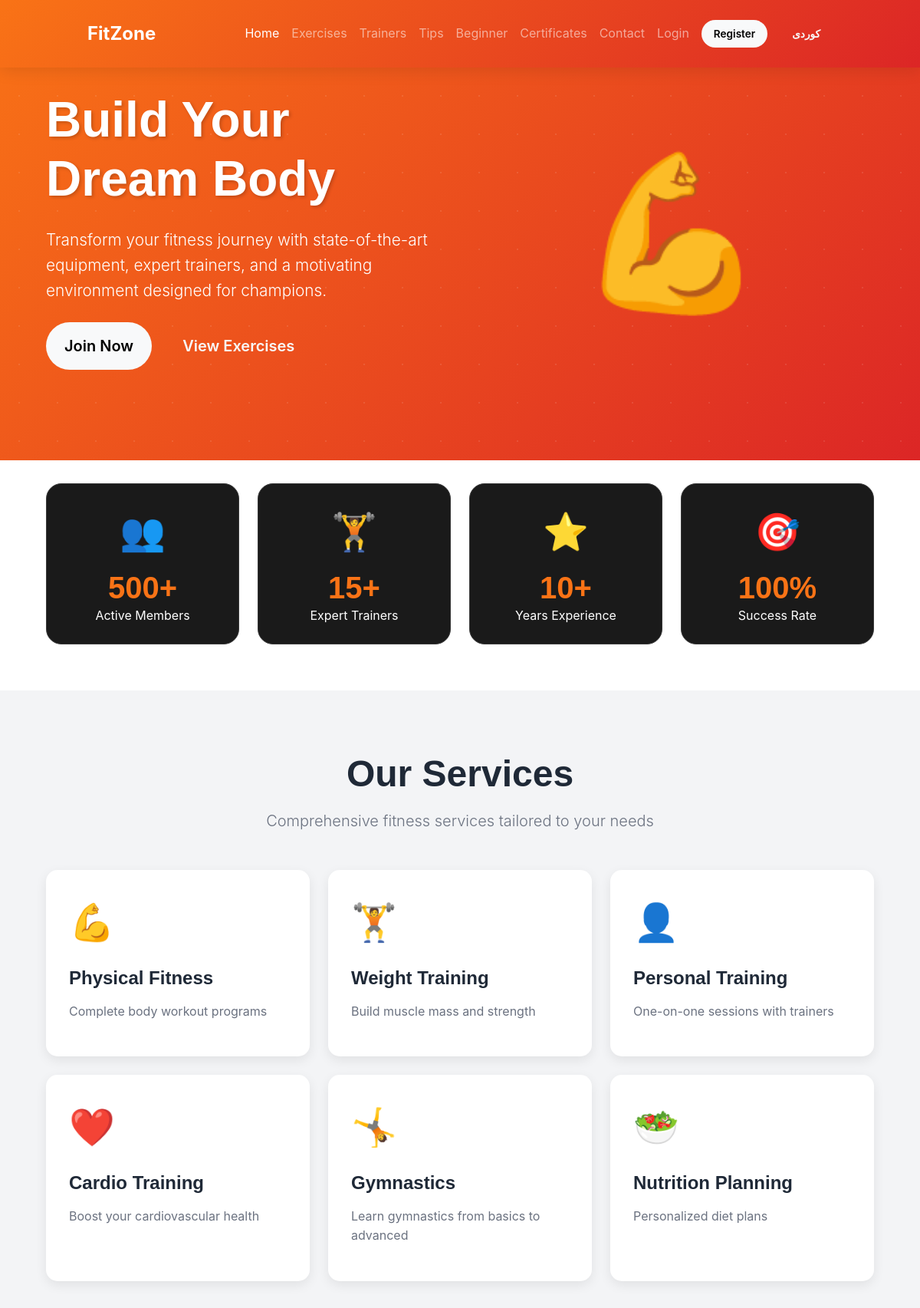
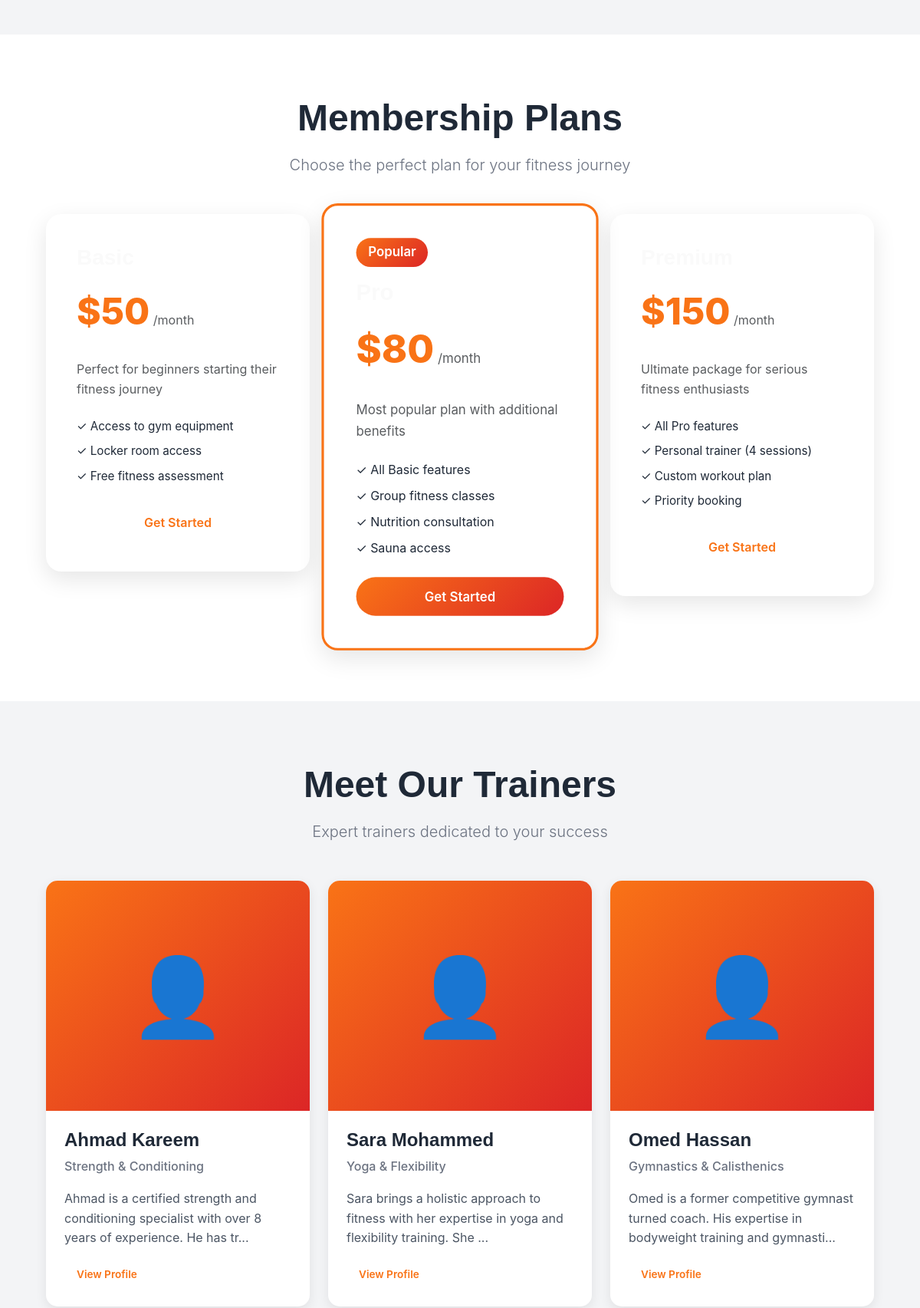
The page / (upper part) on the database its author committed (2 pictures, top to bottom).
### tables this page shows
CREATE TABLE `settings` (
    `id` INT PRIMARY KEY AUTO_INCREMENT,
    `setting_key` VARCHAR(100) NOT NULL UNIQUE,
    `setting_value` TEXT,
    `setting_value_ku` TEXT,
    `setting_type` ENUM('text', 'textarea', 'number', 'boolean', 'json', 'image', 'color') DEFAULT 'text',
    `category` VARCHAR(50) DEFAULT 'general',
    `label` VARCHAR(100),
    `label_ku` VARCHAR(100),
    `description` VARCHAR(255),
    `sort_order` INT DEFAULT 0,
    `updated_at` TIMESTAMP DEFAULT CURRENT_TIMESTAMP ON UPDATE CURRENT_TIMESTAMP
);

CREATE TABLE `services` (
    `id` INT PRIMARY KEY AUTO_INCREMENT,
    `name` VARCHAR(100) NOT NULL,
    `name_ku` VARCHAR(100),
    `description` TEXT,
    `description_ku` TEXT,
    `short_description` VARCHAR(255),
    `short_description_ku` VARCHAR(255),
    `icon` VARCHAR(50),
    `image` VARCHAR(255),
    `is_featured` TINYINT(1) DEFAULT 0,
    `sort_order` INT DEFAULT 0,
    `is_active` TINYINT(1) DEFAULT 1,
    `created_at` TIMESTAMP DEFAULT CURRENT_TIMESTAMP,
    `updated_at` TIMESTAMP DEFAULT CURRENT_TIMESTAMP ON UPDATE CURRENT_TIMESTAMP
);

CREATE TABLE `plans` (
    `id` INT PRIMARY KEY AUTO_INCREMENT,
    `name` VARCHAR(100) NOT NULL,
    `name_ku` VARCHAR(100),
    `description` TEXT,
    `description_ku` TEXT,
    `duration_days` INT NOT NULL DEFAULT 30,
    `price` DECIMAL(10,2) NOT NULL,
    `currency` VARCHAR(10) DEFAULT 'USD',
    `features` JSON,
    `features_ku` JSON,
    `is_popular` TINYINT(1) DEFAULT 0,
    `sort_order` INT DEFAULT 0,
    `is_active` TINYINT(1) DEFAULT 1,
    `created_at` TIMESTAMP DEFAULT CURRENT_TIMESTAMP,
    `updated_at` TIMESTAMP DEFAULT CURRENT_TIMESTAMP ON UPDATE CURRENT_TIMESTAMP
);

CREATE TABLE `trainers` (
    `id` INT PRIMARY KEY AUTO_INCREMENT,
    `first_name` VARCHAR(50) NOT NULL,
    `first_name_ku` VARCHAR(50),
    `last_name` VARCHAR(50) NOT NULL,
    `last_name_ku` VARCHAR(50),
    `email` VARCHAR(100),
    `phone` VARCHAR(20) NOT NULL,
    `specialization` VARCHAR(200),
    `specialization_ku` VARCHAR(200),
    `bio` TEXT,
    `bio_ku` TEXT,
    `experience_years` INT DEFAULT 0,
    `certifications` TEXT,
    `certifications_ku` TEXT,
    `avatar` VARCHAR(255) DEFAULT 'default-trainer.png',
    `cover_image` VARCHAR(255),
    `social_instagram` VARCHAR(100),
    `social_facebook` VARCHAR(100),
    `social_youtube` VARCHAR(100),
    `is_active` TINYINT(1) DEFAULT 1,
    `sort_order` INT DEFAULT 0,
    `created_at` TIMESTAMP DEFAULT CURRENT_TIMESTAMP,
    `updated_at` TIMESTAMP DEFAULT CURRENT_TIMESTAMP ON UPDATE CURRENT_TIMESTAMP
);

### index.php (the view, shortened to what the rows shown need)
<?php
require_once 'includes/config.php';
require_once 'includes/functions.php';
$services = fetchAll("SELECT * FROM services WHERE is_active = 1 ORDER BY sort_order LIMIT 6");
$plans = fetchAll("SELECT * FROM plans WHERE is_active = 1 ORDER BY sort_order");
$trainers = fetchAll("SELECT * FROM trainers WHERE is_active = 1 ORDER BY sort_order LIMIT 3");
include 'includes/header.php';
?>
<section class="hero-section" style="background: linear-gradient(135deg, #f97316 0%, #dc2626 100%); padding: 100px 0; position: relative; overflow: hidden;">
    <div class="container" style="position: relative; z-index: 1;">
        <div class="row align-items-center">
            <div class="col-lg-6 text-white" data-aos="fade-right">
                <h1 class="display-3 fw-bold mb-4" style="text-shadow: 2px 2px 4px rgba(0,0,0,0.2);">
                    <?= e(getSetting('hero_title', $lang)) ?>
                </h1>
                <p class="lead mb-4" style="font-size: 1.3rem;">
                    <?= e(getSetting('hero_description', $lang)) ?>
                </p>
                <div class="d-flex gap-3">
                    <a href="<?= SITE_URL ?>/register.php" class="btn btn-light btn-lg px-4 py-3">
                    </a>
                    <a href="<?= SITE_URL ?>/games.php" class="btn btn-outline-light btn-lg px-4 py-3">
                    </a>
                </div>
            </div>
        </div>
    </div>
</section>
<section class="stats-section" style="background: white; padding: 60px 0; margin-top: -30px; box-shadow: 0 -10px 30px rgba(0,0,0,0.1);">
    <div class="container">
        <div class="row g-4 text-center">
            <div class="col-lg-3 col-md-6">
                <div class="stat-card p-4">
                    <div style="font-size: 3rem; margin-bottom: 10px;">👥</div>
                    <h3 class="fw-bold mb-0" style="color: #f97316; font-size: 2.5rem;"><?= e(getSetting('stat_members')) ?>+</h3>
                    <p class="mb-0" style="color: white;"><?= __('Active Members', 'ئەندامی چالاک') ?></p>
                </div>
            </div>
            <div class="col-lg-3 col-md-6">
                <div class="stat-card p-4">
                    <div style="font-size: 3rem; margin-bottom: 10px;">🏋️</div>
                    <h3 class="fw-bold mb-0" style="color: #f97316; font-size: 2.5rem;"><?= e(getSetting('stat_trainers')) ?>+</h3>
                    <p class="mb-0" style="color: white;"><?= __('Expert Trainers', 'ڕاهێنەری شارەزا') ?></p>
                </div>
            </div>
            <div class="col-lg-3 col-md-6">
                <div class="stat-card p-4">
                    <div style="font-size: 3rem; margin-bottom: 10px;">⭐</div>
                    <h3 class="fw-bold mb-0" style="color: #f97316; font-size: 2.5rem;"><?= e(getSetting('stat_experience')) ?>+</h3>
                    <p class="mb-0" style="color: white;"><?= __('Years Experience', 'ساڵ ئەزموون') ?></p>
                </div>
            </div>
        </div>
    </div>
</section>
<section class="services-section" style="padding: 80px 0; background: #f3f4f6;">
    <div class="container">
        <div class="text-center mb-5">
            <h2 class="display-5 fw-bold mb-3" style="color: #1f2937;"><?= __('Our Services', 'خزمەتگوزاریەکانمان') ?></h2>
        </div>
        <div class="row g-4">
            <?php foreach ($services as $service): ?>
                <div class="col-lg-4 col-md-6">
                    <div class="service-card" style="background: #ffffff; border-radius: 15px; padding: 30px; box-shadow: 0 5px 15px rgba(0,0,0,0.08); transition: transform 0.3s, box-shadow 0.3s; height: 100%;">
                        <div style="font-size: 3rem; margin-bottom: 20px;"><?= e($service['icon'] ?? '🏃') ?></div>
                        <h4 class="fw-bold mb-3" style="color: #1f2937;"><?= e(getLocalized($service, 'name')) ?></h4>
                        <p style="color: #6b7280;"><?= e(getLocalized($service, 'short_description')) ?></p>
                    </div>
                </div>
            <?php endforeach; ?>
        </div>
    </div>
</section>
<section class="plans-section" style="padding: 80px 0; background: #ffffff;">
    <div class="container">
        <div class="text-center mb-5">
            <h2 class="display-5 fw-bold mb-3" style="color: #1f2937;"><?= __('Membership Plans', 'پلانەکانی ئەندامێتی') ?></h2>
        </div>
        <div class="row g-4 justify-content-center">
            <?php foreach ($plans as $plan): ?>
                <div class="col-lg-4 col-md-6">
                    <div class="plan-card" style="background: white; border-radius: 20px; padding: 40px; box-shadow: 0 10px 30px rgba(0,0,0,0.1); <?= $plan['is_popular'] ? 'border: 3px solid #f97316; transform: scale(1.05);' : '' ?>">
                        <?php if ($plan['is_popular']): ?>
                            <div style="background: linear-gradient(135deg, #f97316, #dc2626); color: white; padding: 5px 15px; border-radius: 20px; display: inline-block; margin-bottom: 15px; font-weight: 600;">
                                <?= __('Popular', 'بەناوبانگ') ?>
                            </div>
                        <?php endif; ?>
                        <h3 class="fw-bold mb-3"><?= e(getLocalized($plan, 'name')) ?></h3>
                        <div class="mb-4">
                            <span style="font-size: 3rem; font-weight: 800; color: #f97316;">$<?= number_format($plan['price'], 0) ?></span>
                            <span class="text-muted">/<?= __('month', 'مانگ') ?></span>
                        </div>
                        <p class="text-muted mb-4"><?= e(getLocalized($plan, 'description')) ?></p>
                        <?php
                        $features = json_decode($plan['features'], true);
                        $featuresKu = json_decode($plan['features_ku'], true);
                        $featuresList = $lang === 'ku' && $featuresKu ? $featuresKu : $features;
                        ?>
                        <ul class="list-unstyled mb-4" style="color: #1f2937;">
                            <?php foreach ($featuresList as $feature): ?>
                                <li class="mb-2" style="color: #1f2937; font-size: 0.95rem;">✓ <?= e($feature) ?></li>
                            <?php endforeach; ?>
                        </ul>
                        <a href="<?= SITE_URL ?>/register.php" class="btn <?= $plan['is_popular'] ? 'btn-primary' : 'btn-outline-primary' ?> w-100">
                            <?= __('Get Started', 'دەست پێبکە') ?>
                        </a>
                    </div>
                </div>
            <?php endforeach; ?>
        </div>
    </div>
</section>
<?php if (!empty($trainers)): ?>
<section class="trainers-section" style="padding: 80px 0; background: #f3f4f6;">
    <div class="container">
        <div class="text-center mb-5">
            <h2 class="display-5 fw-bold mb-3" style="color: #1f2937;"><?= __('Meet Our Trainers', 'ڕاهێنەرەکانمان') ?></h2>
        </div>
        <div class="row g-4">
            <?php foreach ($trainers as $trainer): ?>
                <div class="col-lg-4 col-md-6">
                    <div class="trainer-card" style="background: white; border-radius: 15px; overflow: hidden; box-shadow: 0 5px 15px rgba(0,0,0,0.08);">
                        <div style="height: 300px; background: linear-gradient(135deg, #f97316, #dc2626); display: flex; align-items: center; justify-content: center; font-size: 100px;">
                            👤
                        </div>
                        <div class="p-4">
                            <h4 class="fw-bold mb-2" style="color: #1f2937;">
                                <?= e(getLocalized($trainer, 'first_name')) ?> <?= e(getLocalized($trainer, 'last_name')) ?>
                            </h4>
                            <p class="mb-3" style="color: #6b7280; font-weight: 500;"><?= e(getLocalized($trainer, 'specialization')) ?></p>
                            <p class="mb-3" style="color: #4b5563;"><?= truncate(e(getLocalized($trainer, 'bio')), 100) ?></p>
                            <a href="<?= SITE_URL ?>/trainer-detail.php?id=<?= $trainer['id'] ?>" class="btn btn-sm btn-outline-primary">
                                <?= __('View Profile', 'پڕۆفایل ببینە') ?>
                            </a>
                        </div>
                    </div>
                </div>
            <?php endforeach; ?>
        </div>
    </div>
</section>
<?php endif; ?>
<?php include 'includes/footer.php'; ?>

### includes/navbar.php (shortened to what the rows shown need)
<?php
$lang = getCurrentLang();
?>
<nav class="navbar navbar-expand-lg navbar-dark sticky-top" style="background: linear-gradient(135deg, #f97316 0%, #dc2626 100%); box-shadow: 0 4px 20px rgba(0,0,0,0.1);">
    <div class="container">
        <a class="navbar-brand fw-bold" href="<?= SITE_URL ?>/index.php" style="font-size: 1.5rem;">
            <?= e(getSetting('site_name', $lang)) ?>
        </a>
        <div class="collapse navbar-collapse" id="navbarNav">
            <ul class="navbar-nav ms-auto align-items-center">
            </ul>
        </div>
    </div>
</nav>

### rows shown on the page
settings: setting_value "FitZone"
settings: setting_value "Build Your Dream Body"
settings: setting_value "Transform your fitness journey with state-of-the-art equipment, expert trainers, and a motivating environment designed for champions."
settings: setting_value "500"
settings: setting_value "15"
settings: setting_value "10"
services: icon "💪", name "Physical Fitness", short_description "Complete body workout programs"
services: icon "🏋️", name "Weight Training", short_description "Build muscle mass and strength"
services: icon "👤", name "Personal Training", short_description "One-on-one sessions with trainers"
services: icon "❤️", name "Cardio Training", short_description "Boost your cardiovascular health"
services: icon "🤸", name "Gymnastics", short_description "Learn gymnastics from basics to advanced"
services: icon "🥗", name "Nutrition Planning", short_description "Personalized diet plans"
plans: price "50", description "Perfect for beginners starting their fitness journey", features "Access to gym equipment", features "Locker room access", features "Free fitness assessment"
plans: price "80", description "Most popular plan with additional benefits", features "All Basic features", features "Group fitness classes", features "Nutrition consultation", features "Sauna access"
plans: price "150", description "Ultimate package for serious fitness enthusiasts", features "All Pro features", features "Personal trainer (4 sessions)", features "Custom workout plan", features "Priority booking"
trainers: first_name "Ahmad", last_name "Kareem", specialization "Strength & Conditioning", bio "Ahmad is a certified strength and conditioning specialist with over 8 years of experience. He has tr..."
trainers: first_name "Sara", last_name "Mohammed", specialization "Yoga & Flexibility", bio "Sara brings a holistic approach to fitness with her expertise in yoga and flexibility training. She ..."
trainers: first_name "Omed", last_name "Hassan", specialization "Gymnastics & Calisthenics", bio "Omed is a former competitive gymnast turned coach. His expertise in bodyweight training and gymnasti..."

### other values the page prints
__('Home', 'سەرەتا') "Home"
__('Exercises', 'ڕاهێنانەکان') "Exercises"
__('Trainers', 'ڕاهێنەرەکان') "Trainers"
__('Tips', 'ئامۆژگاری') "Tips"
__('Beginner', 'سەرەتایی') "Beginner"
__('Certificates', 'بڕوانامە') "Certificates"
__('Contact', 'پەیوەندی') "Contact"
__('Login', 'چوونەژوورەوە') "Login"
__('Register', 'تۆمارکردن') "Register"
__('Join Now', 'ئێستا بەشداربە') "Join Now"
__('View Exercises', 'ڕاهێنانەکان ببینە') "View Exercises"
__('Active Members', 'ئەندامی چالاک') "Active Members"
__('Expert Trainers', 'ڕاهێنەری شارەزا') "Expert Trainers"
__('Years Experience', 'ساڵ ئەزموون') "Years Experience"
__('Success Rate', 'ڕێژەی سەرکەوتن') "Success Rate"
